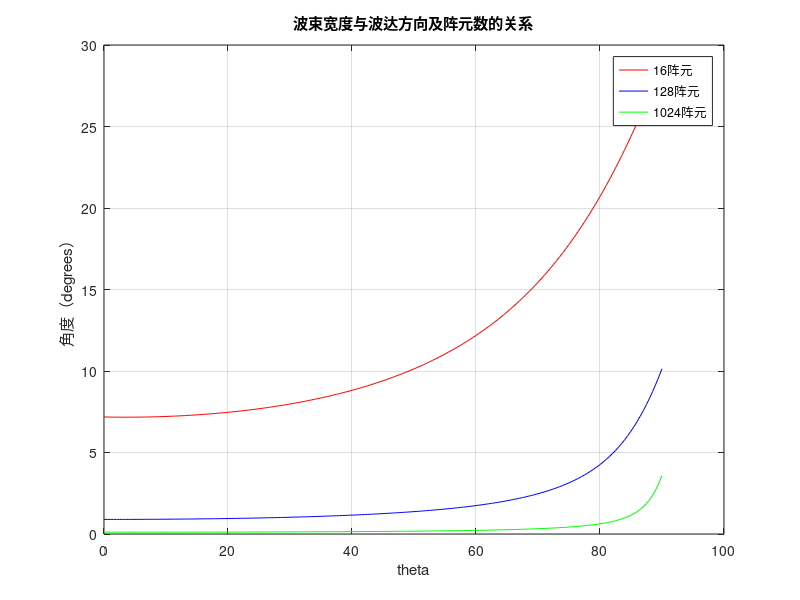

Here is the MATLAB script that generated this plot:
%%这里的宽度是第一零点宽度，即FNBW
%图为FNBW与波达方向及阵元数的关系

clc;
clear;
ima=sqrt(-1);
element_num1=16;     %阵元数
element_num2=128; 
element_num3=1024;   
lamda=0.03;          %波长为0.03米
d=1/2*lamda;        %阵元间距与波长的关系
theta=0:0.5:90;

for j=1:length(theta)
    fai(j)=theta(j)*pi/180-asin(sin(theta(j)*pi/180)-lamda/(element_num1*d));
    psi(j)=theta(j)*pi/180-asin(sin(theta(j)*pi/180)-lamda/(element_num2*d));
    beta(j)=theta(j)*pi/180-asin(sin(theta(j)*pi/180)-lamda/(element_num3*d));
end
figure;
%plot(theta,fai,'r',theta,psi,'b',theta,beta,'g'),grid on
plot(theta,fai*180/pi,'r',theta,psi*180/pi,'b',theta,beta*180/pi,'g'),grid on
xlabel('theta');
%ylabel('Width in radians')
ylabel('角度（degrees）')
title('波束宽度与波达方向及阵元数的关系')
legend([num2str(element_num1),'阵元'],[num2str(element_num2),'阵元'],[num2str(element_num3),'阵元'])
